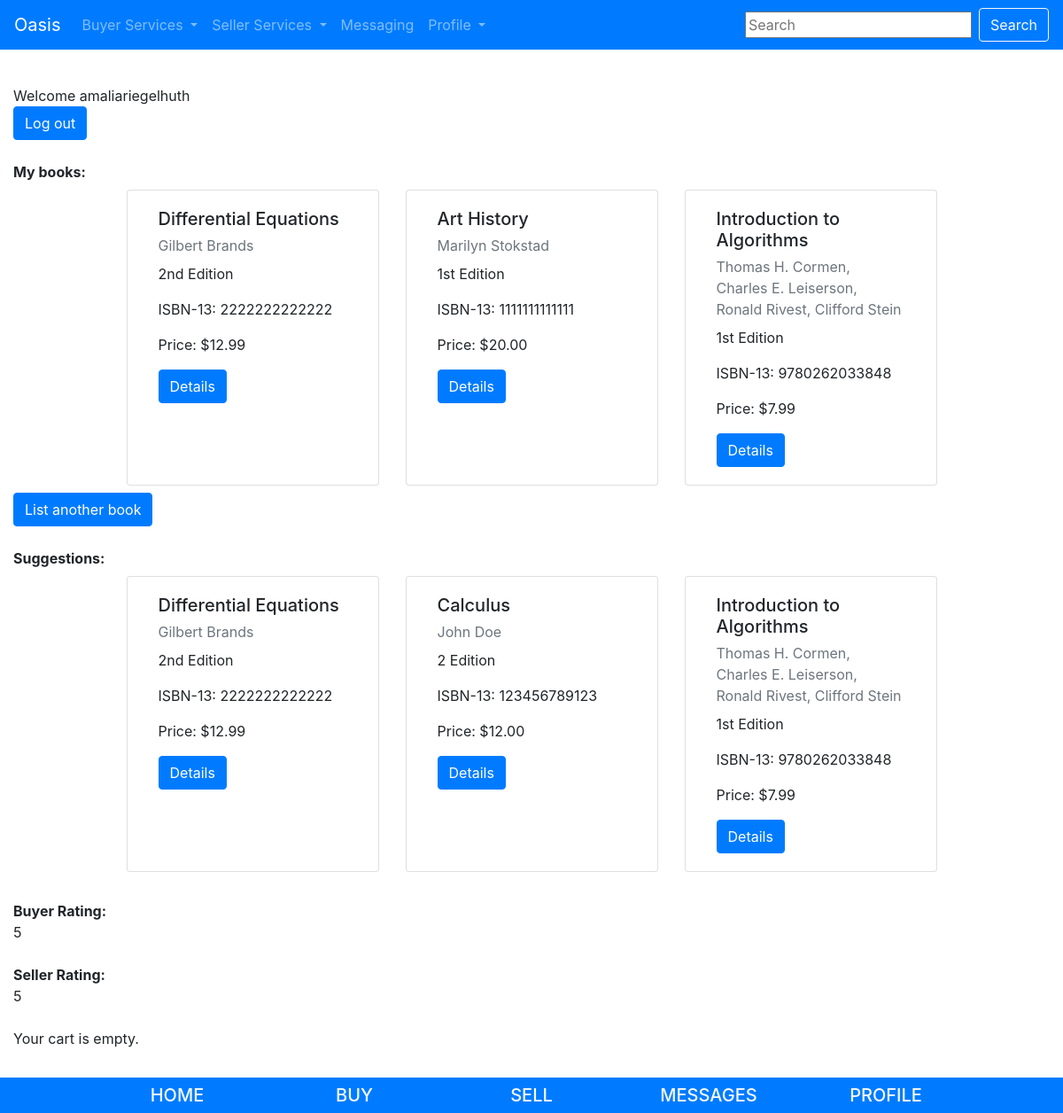
The page /pages/profile/ (signed in) on the database its author committed.
### pages/models.py (models this page shows, shortened)
class Listing(models.Model):
    id = models.UUIDField(primary_key=True, default=uuid.uuid4, help_text='unique id for this listing')
    book = models.ForeignKey('Book', on_delete=models.RESTRICT, null=True)
    date_added = models.DateTimeField(auto_now_add=True)
    user = models.ForeignKey(User,
                        default = 1,
                        null = True,
                        on_delete = models.SET_NULL
                        )
    price= models.DecimalField(max_digits=10, decimal_places=2)
    hide_listing = models.BooleanField(default=False)
    times_reported = models.SmallIntegerField(default=0)
    report = models.ForeignKey('ReportListing',null = True, on_delete = models.SET_NULL)
    condition = models.CharField(
        max_length=1,
        choices=CONDITION,
        blank=True,
        default=1,
        help_text='Book condition',
    )
    class Meta:
        ordering = ['-date_added']
    def get_absolute_url(self):
        return reverse('listings-detail', args=[str(self.id)])

class Book(models.Model):
    title = models.CharField(max_length=200)
    author = models.CharField(max_length=100)
    isbn = models.CharField('ISBN', max_length=13, unique=True, help_text='13 Character <a href="https://www.isbn-international.org/content/what-isbn">ISBN number</a>')
    edition = models.CharField(max_length=5) #length here assumes no more than 999th edition -- seems like a reasonable assumption
    pub_year = models.SmallIntegerField()

class Profile(models.Model):
    user = models.OneToOneField(User, on_delete=models.CASCADE)
    buyer_rating = models.IntegerField(
        choices = RATINGS,
        default = 5,
    )
    seller_rating = models.IntegerField(
        choices = RATINGS,
        default = 5,
    )

### pages/views.py (the view)
# urls.py: path('profile/', views.profile, name='profile'),
def profile(request):
    num_books = Book.objects.all().count()
    num_listings = Listing.objects.all().count()
    listings = Listing.objects.all()
    cart = Cart(request)
    cart_item = []
    item = Listing.objects.all()
    for i in cart:
        cart_item.append(i['product'].id)
    for j in cart_item:
        item = item.exclude(id=j)
    if (len(item) > 3):
        item = item.order_by("?")[:3]
    my_books = listings.filter(user=request.user)
    vars = {
        'num_books': num_books,
        'num_listings': num_listings,
        'num_users': User.objects.all().count(),
        'listings': listings,
        'cart': cart,
        'left': item,
        'my_books': my_books,
    }
    return render(request, 'profile.html', context=vars)

### cart/cart.py (called while the page is built)
    def __iter__(self):
        product_ids = self.cart.keys()
        products = Listing.objects.filter(id__in=product_ids)
        for product in products:
            self.cart[str(product.id)]['product'] = product
        for item in self.cart.values():
            item['price'] = Decimal(item['price'])
            item['total_price'] = item['price'] * item['quantity']
            yield item

    def __len__(self):
        return sum(item['quantity'] for item in self.cart.values())

### cart/context_processors.py (called while the page is built)
def cart(request):
     return {'cart': Cart(request)}

### pages/templates/profile.html (shortened to what this page needs)
{% extends 'base.html' %}
{%block content%}
{% if user.is_authenticated %}
	<br/>
	Welcome {{user.username}}
	<br/>
	<a class="btn btn-primary" href="{% url 'logout' %}">Log out</a>
	<br/>
	<br/>
	<strong>My books:</strong>
	{% if my_books %}
		<div class="card-deck col-lg-10 col-sm-12 py-2 mx-auto">
		  {% for object in my_books %}
			<div class="card col-sm-4 rounded">
			  <div class="card-body">
				<h5 class="card-title"> {{ object.book.title }}</h5>
				<p class="card-subtitle mb-2 text-muted"> {{ object.book.author }}</p>
				<p class="card-text">{{ object.book.edition }} Edition</p>
				<p class="card-text">ISBN-13: {{ object.book.isbn }}</p>
				<p class="card-text">Price: ${{ object.price}}</p>
				<a href="{{ object.get_absolute_url }}" class="btn btn-primary">Details</a>
			  </div>
			</div>
		  {% endfor %}
		</div>
		<a class="btn btn-primary" href="{% url 'sellerlisting' %}">List another book</a>
	{% else %}
		<p>You have not listed any books yet.</p>
		<a class="btn btn-primary" href="{% url 'sellerlisting' %}">List a book</a>
	{% endif %}
	<br/>
	<br/>
	<strong>Suggestions:</strong>
	{% if left %}
		<div class="card-deck col-lg-10 col-sm-12 py-2 mx-auto">
		  {% for object in left %}
			<div class="card col-sm-4 rounded">
			  <div class="card-body">
				<h5 class="card-title"> {{ object.book.title }}</h5>
				<p class="card-subtitle mb-2 text-muted"> {{ object.book.author }}</p>
				<p class="card-text">{{ object.book.edition }} Edition</p>
				<p class="card-text">ISBN-13: {{ object.book.isbn }}</p>
				<p class="card-text">Price: ${{ object.price}}</p>
				<a href="{{ object.get_absolute_url }}" class="btn btn-primary">Details</a>
			  </div>
			</div>
		  {% endfor %}
		</div>
	{% else %}
		<p>You have no suggestions at the moment. Check back later for more.</p>
	{% endif %}
	<br/>
	<strong>Buyer Rating:</strong>
	<br/>
	{{user.profile.buyer_rating}}
	<br/>
	<br/>
	<strong>Seller Rating:</strong>
	<br/>
	{{user.profile.seller_rating}}
	<br/>
	<br/>
	{% if cart %}
	<Strong>Your Cart:</Strong>
	<div class="card-deck col-lg-10 col-sm-12 py-2 mx-auto">
	  {% for product in cart %}
			<div class="card col-sm-4 rounded">
			<div class="card-body">
			  <h5 class="card-title"> {{ product.product.book.title }}</h5>
			  <p class="card-subtitle mb-2 text-muted"> {{ product.product.book.author }}</p>
			  <p class="card-text">{{ product.product.book.edition }} Edition</p>
			  <p class="card-text">${{ product.price}} </p>
			  <p class="card-text">ISBN-13: {{ product.product.book.isbn }}</p>
			  <a href="{% url 'cart:itemclear' product.product.id%}" class="btn btn-primary">Remove From Cart</a>
			  <a href = "{% url 'newconversation' product.product.id%}" class="btn btn-primary" >Contact Seller</a>
			</div>
		  </div>
	  {% endfor %}
	</div>
	<br/>
	{% else %}
	<p>Your cart is empty.</p>
	{% endif %}
{% else %}
	<meta http-equiv="refresh" content="time; URL=../login" />
{% endif %}
{%endblock%}

### rows shown on the page
Listing: book "Differential Equations", book.author "Gilbert Brands", book.edition "2nd", book.isbn "2222222222222", price "12.99"
Listing: book "Art History", book.author "Marilyn Stokstad", book.edition "1st", book.isbn "1111111111111", price "20.00"
Listing: book "Introduction to Algorithms", book.author "Thomas H. Cormen, Charles E. Leiserson, Ronald Rivest, Clifford Stein", book.edition "1st", book.isbn "9780262033848", price "7.99"
Listing: book "Calculus", book.author "John Doe", book.edition "2", book.isbn "123456789123", price "12.00"

### other values the page prints
{{ user.username }} "amaliariegelhuth"
{{ user.profile.buyer_rating }} "5"
{{ user.profile.seller_rating }} "5"
